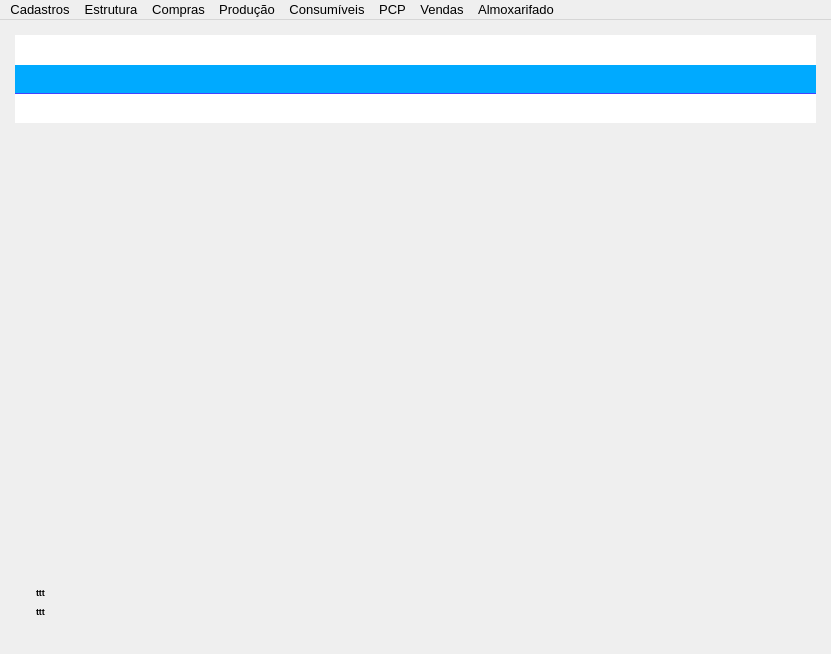
<?xml version="1.0" encoding="UTF-8"?>
<ui version="4.0">
 <class>Menu_Principal</class>
 <widget class="QMainWindow" name="Menu_Principal">
  <property name="geometry">
   <rect>
    <x>0</x>
    <y>0</y>
    <width>831</width>
    <height>654</height>
   </rect>
  </property>
  <property name="sizePolicy">
   <sizepolicy hsizetype="Preferred" vsizetype="Preferred">
    <horstretch>0</horstretch>
    <verstretch>0</verstretch>
   </sizepolicy>
  </property>
  <property name="maximumSize">
   <size>
    <width>16777215</width>
    <height>16777215</height>
   </size>
  </property>
  <property name="windowTitle">
   <string>ERP Suzuki</string>
  </property>
  <property name="windowIcon">
   <iconset>
    <normaloff>../../menu/icones/maquinas.jpg</normaloff>../../menu/icones/maquinas.jpg</iconset>
  </property>
  <property name="styleSheet">
   <string notr="true"/>
  </property>
  <widget class="QWidget" name="centralwidget">
   <property name="maximumSize">
    <size>
     <width>16777215</width>
     <height>16777215</height>
    </size>
   </property>
   <layout class="QVBoxLayout" name="verticalLayout">
    <item>
     <widget class="QWidget" name="widget_9" native="true">
      <property name="minimumSize">
       <size>
        <width>0</width>
        <height>100</height>
       </size>
      </property>
      <property name="maximumSize">
       <size>
        <width>16777215</width>
        <height>100</height>
       </size>
      </property>
      <layout class="QHBoxLayout" name="horizontalLayout_4">
       <property name="spacing">
        <number>6</number>
       </property>
       <property name="leftMargin">
        <number>6</number>
       </property>
       <property name="topMargin">
        <number>6</number>
       </property>
       <property name="rightMargin">
        <number>6</number>
       </property>
       <property name="bottomMargin">
        <number>6</number>
       </property>
       <item>
        <widget class="QWidget" name="widget" native="true">
         <property name="minimumSize">
          <size>
           <width>0</width>
           <height>0</height>
          </size>
         </property>
         <property name="maximumSize">
          <size>
           <width>16777215</width>
           <height>16777215</height>
          </size>
         </property>
         <property name="styleSheet">
          <string notr="true">background-color: qlineargradient(spread:pad, x1:0, y1:0, x2:0, y2:1, stop:0.329545 rgba(255, 255, 255, 255), stop:0.339799 rgba(255, 255, 255, 255), stop:0.340909 rgba(0, 170, 255, 255), stop:0.662444 rgba(0, 170, 255, 255), stop:0.662469 rgba(0, 0, 255, 255), stop:0.670455 rgba(255, 255, 255, 255));</string>
         </property>
         <layout class="QHBoxLayout" name="horizontalLayout_2">
          <property name="spacing">
           <number>20</number>
          </property>
         </layout>
        </widget>
       </item>
      </layout>
     </widget>
    </item>
    <item>
     <widget class="QWidget" name="widget_7" native="true"/>
    </item>
    <item>
     <widget class="QWidget" name="widget_2" native="true">
      <property name="minimumSize">
       <size>
        <width>0</width>
        <height>150</height>
       </size>
      </property>
      <property name="maximumSize">
       <size>
        <width>16777215</width>
        <height>150</height>
       </size>
      </property>
      <property name="styleSheet">
       <string notr="true"/>
      </property>
      <layout class="QHBoxLayout" name="horizontalLayout">
       <item>
        <widget class="QWidget" name="widget_4" native="true">
         <property name="styleSheet">
          <string notr="true"/>
         </property>
         <layout class="QVBoxLayout" name="verticalLayout_2">
          <item>
           <widget class="QWidget" name="widget_6" native="true">
            <property name="styleSheet">
             <string notr="true"/>
            </property>
           </widget>
          </item>
          <item>
           <widget class="QWidget" name="widget_5" native="true">
            <property name="minimumSize">
             <size>
              <width>0</width>
              <height>50</height>
             </size>
            </property>
            <property name="maximumSize">
             <size>
              <width>16777215</width>
              <height>50</height>
             </size>
            </property>
            <property name="styleSheet">
             <string notr="true"/>
            </property>
            <layout class="QVBoxLayout" name="verticalLayout_3">
             <item>
              <widget class="QLabel" name="label_versao">
               <property name="font">
                <font>
                 <pointsize>7</pointsize>
                 <weight>75</weight>
                 <bold>true</bold>
                </font>
               </property>
               <property name="text">
                <string>ttt</string>
               </property>
               <property name="alignment">
                <set>Qt::AlignLeading|Qt::AlignLeft|Qt::AlignVCenter</set>
               </property>
              </widget>
             </item>
             <item>
              <widget class="QLabel" name="label_DataVersao">
               <property name="font">
                <font>
                 <pointsize>7</pointsize>
                 <weight>75</weight>
                 <bold>true</bold>
                </font>
               </property>
               <property name="text">
                <string>ttt</string>
               </property>
               <property name="alignment">
                <set>Qt::AlignLeading|Qt::AlignLeft|Qt::AlignVCenter</set>
               </property>
              </widget>
             </item>
            </layout>
           </widget>
          </item>
         </layout>
        </widget>
       </item>
       <item>
        <widget class="QWidget" name="widget_3" native="true">
         <property name="minimumSize">
          <size>
           <width>400</width>
           <height>0</height>
          </size>
         </property>
         <property name="maximumSize">
          <size>
           <width>400</width>
           <height>16777215</height>
          </size>
         </property>
         <property name="styleSheet">
          <string notr="true"/>
         </property>
         <layout class="QVBoxLayout" name="verticalLayout_4">
          <item>
           <widget class="QLabel" name="label">
            <property name="text">
             <string/>
            </property>
            <property name="scaledContents">
             <bool>true</bool>
            </property>
           </widget>
          </item>
         </layout>
        </widget>
       </item>
      </layout>
     </widget>
    </item>
   </layout>
  </widget>
  <widget class="QMenuBar" name="menuBar">
   <property name="geometry">
    <rect>
     <x>0</x>
     <y>0</y>
     <width>831</width>
     <height>23</height>
    </rect>
   </property>
   <property name="font">
    <font>
     <pointsize>10</pointsize>
    </font>
   </property>
   <widget class="QMenu" name="menu_Producao">
    <property name="title">
     <string>Produção</string>
    </property>
    <addaction name="action_OP_Incluir"/>
    <addaction name="action_OP_Lote"/>
    <addaction name="action_OP_Alterar"/>
    <addaction name="action_OP_Consumo"/>
    <addaction name="action_OP_Encerar"/>
    <addaction name="action_OP_Excluir"/>
    <addaction name="action_Producao_Status"/>
   </widget>
   <widget class="QMenu" name="menu_Estoque">
    <property name="title">
     <string>Almoxarifado</string>
    </property>
    <addaction name="action_Est_Mov"/>
    <addaction name="action_Est_Final"/>
   </widget>
   <widget class="QMenu" name="menu_Produto">
    <property name="title">
     <string>Cadastros</string>
    </property>
    <widget class="QMenu" name="menuProduto">
     <property name="title">
      <string>Produto</string>
     </property>
     <addaction name="action_Prod_Incluir"/>
     <addaction name="action_Consultar_Produto"/>
    </widget>
    <widget class="QMenu" name="menuProduto_Preliminar">
     <property name="title">
      <string>Produto Preliminar</string>
     </property>
     <addaction name="action_Pre_Incluir_2"/>
     <addaction name="action_Pre_Status_2"/>
    </widget>
    <addaction name="menuProduto_Preliminar"/>
    <addaction name="menuProduto"/>
   </widget>
   <widget class="QMenu" name="menu_Compras">
    <property name="title">
     <string>Compras</string>
    </property>
    <widget class="QMenu" name="menu_Solicitacao">
     <property name="title">
      <string>Solicitação</string>
     </property>
     <addaction name="action_Sol_Incluir"/>
    </widget>
    <widget class="QMenu" name="menu_Requisicao">
     <property name="title">
      <string>Requisição</string>
     </property>
     <addaction name="action_Req_Incluir"/>
    </widget>
    <widget class="QMenu" name="menu_OC">
     <property name="title">
      <string>Ordem de Compra</string>
     </property>
     <addaction name="action_OC_Incluir"/>
     <addaction name="action_OC_Alterar"/>
    </widget>
    <addaction name="menu_Solicitacao"/>
    <addaction name="menu_Requisicao"/>
    <addaction name="menu_OC"/>
    <addaction name="action_Compras_Status"/>
   </widget>
   <widget class="QMenu" name="menu_Plano">
    <property name="title">
     <string>PCP</string>
    </property>
    <addaction name="action_Pcp_Previsao"/>
    <addaction name="action_Pcp_Produto"/>
   </widget>
   <widget class="QMenu" name="menu_Vendas">
    <property name="title">
     <string>Vendas</string>
    </property>
    <widget class="QMenu" name="menu_PI">
     <property name="title">
      <string>Pedido Interno (PI)</string>
     </property>
     <addaction name="action_PI_Incluir"/>
     <addaction name="action_PI_Alterar"/>
    </widget>
    <widget class="QMenu" name="menu_OV">
     <property name="title">
      <string>Ordem de Venda (OV)</string>
     </property>
     <addaction name="action_OV_Incluir"/>
     <addaction name="action_OV_Alterar"/>
    </widget>
    <addaction name="menu_PI"/>
    <addaction name="menu_OV"/>
    <addaction name="action_Vendas_Status"/>
   </widget>
   <widget class="QMenu" name="menuEstrutura">
    <property name="title">
     <string>Estrutura</string>
    </property>
    <addaction name="action_Estr_Incluir"/>
    <addaction name="action_Estr_Custo"/>
   </widget>
   <widget class="QMenu" name="menuConsum_veis">
    <property name="title">
     <string>Consumíveis</string>
    </property>
    <addaction name="action_CI_Incluir"/>
   </widget>
   <addaction name="menu_Produto"/>
   <addaction name="menuEstrutura"/>
   <addaction name="menu_Compras"/>
   <addaction name="menu_Producao"/>
   <addaction name="menuConsum_veis"/>
   <addaction name="menu_Plano"/>
   <addaction name="menu_Vendas"/>
   <addaction name="menu_Estoque"/>
  </widget>
  <action name="action_Incluir_Sol">
   <property name="text">
    <string>Inclui Solicitação</string>
   </property>
  </action>
  <action name="action_Consulta_Sol">
   <property name="text">
    <string>Consulta Solicitação</string>
   </property>
  </action>
  <action name="action_Consome_OS">
   <property name="text">
    <string>&quot;ANTIGO&quot; Consumo OS</string>
   </property>
  </action>
  <action name="action_IncluirOC_PDF">
   <property name="text">
    <string>Inclui OC (PDF)</string>
   </property>
  </action>
  <action name="action_Inclui_OP">
   <property name="text">
    <string>Inclui OP</string>
   </property>
  </action>
  <action name="action_Altera_OP">
   <property name="text">
    <string>Altera OP</string>
   </property>
  </action>
  <action name="action_Consulta_OP">
   <property name="text">
    <string>Consulta OP</string>
   </property>
  </action>
  <action name="action_Consumo_OP">
   <property name="text">
    <string>Consumo OP</string>
   </property>
  </action>
  <action name="action_Inclui_Req7">
   <property name="text">
    <string>Inclui Requisição1</string>
   </property>
  </action>
  <action name="a1ction_Consulta_Req">
   <property name="text">
    <string>Consulta Requisição1</string>
   </property>
  </action>
  <action name="action_Produto_PCP">
   <property name="text">
    <string>Consulta Produto1</string>
   </property>
   <property name="iconVisibleInMenu">
    <bool>true</bool>
   </property>
  </action>
  <action name="action_Encerra_OP">
   <property name="text">
    <string>Encerra OP</string>
   </property>
  </action>
  <action name="action_Est_Mov">
   <property name="text">
    <string>Movimentação</string>
   </property>
  </action>
  <action name="actionCadastro_Equipamento_N_S_rie">
   <property name="text">
    <string>Cadastro Equipamento (Nº Série)</string>
   </property>
  </action>
  <action name="actionCadastro_Par_metro_Checklist">
   <property name="text">
    <string>Cadastro Parâmetro/Checklist</string>
   </property>
  </action>
  <action name="actionIncluir_Par_metro_Check_M_quina">
   <property name="text">
    <string>Incluir Parâmetro Check/Máquina</string>
   </property>
  </action>
  <action name="actionIncluir_M_quinas_ao_Cliente">
   <property name="text">
    <string>Incluir Máquinas/Cliente</string>
   </property>
  </action>
  <action name="actionIncluir_Equipamento_M_quina">
   <property name="text">
    <string>Incluir Equipamento/Máquina</string>
   </property>
  </action>
  <action name="action_MP_Maquina">
   <property name="text">
    <string>Maquinas</string>
   </property>
  </action>
  <action name="action_MP_Equipamento">
   <property name="text">
    <string>Equipamentos</string>
   </property>
  </action>
  <action name="action_MP_EtapaMaq">
   <property name="text">
    <string>Etapas/Maquina</string>
   </property>
  </action>
  <action name="action_MP_ParaMaq">
   <property name="text">
    <string>Parâmetro Check/Máquina</string>
   </property>
  </action>
  <action name="action_MP_EquipMaq">
   <property name="text">
    <string>Equipamento/Máquina</string>
   </property>
  </action>
  <action name="action_Incluir_MP">
   <property name="text">
    <string>Incluir MP</string>
   </property>
  </action>
  <action name="action_MP_Acompanha">
   <property name="text">
    <string>Acompanhar MP</string>
   </property>
  </action>
  <action name="action_MP_Parametro">
   <property name="text">
    <string>Parâmetros</string>
   </property>
  </action>
  <action name="action_MP_Usuario">
   <property name="text">
    <string>Usuários</string>
   </property>
  </action>
  <action name="action_MP_MaqCliente">
   <property name="text">
    <string>Máquina/Cliente</string>
   </property>
  </action>
  <action name="action_Incluir_PCP">
   <property name="text">
    <string>Incluir Plano</string>
   </property>
  </action>
  <action name="action_Previsao_PCP">
   <property name="text">
    <string>Previsão Entrega Plano1</string>
   </property>
  </action>
  <action name="action_IncluirOC">
   <property name="text">
    <string>Inclui OC (Manual)</string>
   </property>
  </action>
  <action name="action_AlteraOC">
   <property name="text">
    <string>Altera OC</string>
   </property>
  </action>
  <action name="action_Inclui_OP_Lote">
   <property name="text">
    <string>Inclui OP (Lote)</string>
   </property>
  </action>
  <action name="action_Exclui_OP">
   <property name="text">
    <string>Exclui OP</string>
   </property>
  </action>
  <action name="action_Est_Final">
   <property name="text">
    <string>Estoque Final</string>
   </property>
  </action>
  <action name="action_Prod_Status">
   <property name="text">
    <string>Consulta Status</string>
   </property>
  </action>
  <action name="actionCusto_Pre_o_de_Venda">
   <property name="text">
    <string>Custo/Preço Estrutura</string>
   </property>
  </action>
  <action name="action_Estr_Incluir">
   <property name="text">
    <string>Incluir/Editar</string>
   </property>
  </action>
  <action name="action_Estr_Custo">
   <property name="text">
    <string>Custo/Preço Venda</string>
   </property>
  </action>
  <action name="action_Sol_Incluir">
   <property name="text">
    <string>Incluir Sol</string>
   </property>
  </action>
  <action name="action_Compras_Status">
   <property name="text">
    <string>Status Compras</string>
   </property>
  </action>
  <action name="action_Req_Incluir">
   <property name="text">
    <string>Incluir Req</string>
   </property>
  </action>
  <action name="action_Consulta_Req">
   <property name="text">
    <string>Consultar Req</string>
   </property>
  </action>
  <action name="action_OC_Incluir">
   <property name="text">
    <string>Incluir OC</string>
   </property>
  </action>
  <action name="action_OC_Alterar">
   <property name="text">
    <string>Alterar OC</string>
   </property>
  </action>
  <action name="action_Pcp_Previsao">
   <property name="text">
    <string>Materiais Pendentes (Previsão)</string>
   </property>
  </action>
  <action name="action_Pcp_Produto">
   <property name="text">
    <string>Situação Produto</string>
   </property>
  </action>
  <action name="action_Plano_Produto">
   <property name="text">
    <string>Previsão Produto</string>
   </property>
  </action>
  <action name="action_PI_Incluir">
   <property name="text">
    <string>Incluir PI</string>
   </property>
  </action>
  <action name="action_PI_Alterar">
   <property name="text">
    <string>Alterar PI</string>
   </property>
  </action>
  <action name="action_PI_Previsao">
   <property name="text">
    <string>Previsão PI</string>
   </property>
  </action>
  <action name="action_OV_Incluir">
   <property name="text">
    <string>Incluir OV</string>
   </property>
  </action>
  <action name="action_OV_Alterar">
   <property name="text">
    <string>Alterar OV</string>
   </property>
  </action>
  <action name="action_Vendas_Status">
   <property name="text">
    <string>Status Vendas</string>
   </property>
  </action>
  <action name="action_OP_Incluir">
   <property name="text">
    <string>Incluir OP</string>
   </property>
  </action>
  <action name="action_OP_Lote">
   <property name="text">
    <string>Incluir OP (Lote)</string>
   </property>
  </action>
  <action name="action_OP_Alterar">
   <property name="text">
    <string>Alterar OP</string>
   </property>
  </action>
  <action name="action_OP_Consumo">
   <property name="text">
    <string>Consumir OP</string>
   </property>
  </action>
  <action name="action_OP_Encerar">
   <property name="text">
    <string>Encerrar OP</string>
   </property>
  </action>
  <action name="action_OP_Excluir">
   <property name="text">
    <string>Excluir OP</string>
   </property>
  </action>
  <action name="action_Producao_Status">
   <property name="text">
    <string>Status OP</string>
   </property>
  </action>
  <action name="actionIncluir_CI">
   <property name="text">
    <string>Incluir CI</string>
   </property>
  </action>
  <action name="action_Pre_Incluir">
   <property name="text">
    <string>Incluir Pré</string>
   </property>
  </action>
  <action name="action_Pre_Status">
   <property name="text">
    <string>Status Pré</string>
   </property>
  </action>
  <action name="actionCusto_Venda_de_Produto">
   <property name="text">
    <string>Custo/Venda de Produto</string>
   </property>
  </action>
  <action name="action_CI_Incluir">
   <property name="text">
    <string>Incluir CI</string>
   </property>
  </action>
  <action name="action_Pre_Incluir_2">
   <property name="text">
    <string>Incluir Pré</string>
   </property>
  </action>
  <action name="action_Pre_Status_2">
   <property name="text">
    <string>Status Pré</string>
   </property>
  </action>
  <action name="actionidfgfd">
   <property name="text">
    <string>idfgfd</string>
   </property>
  </action>
  <action name="action_Prod_Incluir">
   <property name="text">
    <string>Incluir Produto</string>
   </property>
  </action>
  <action name="action_Consultar_Produto">
   <property name="text">
    <string>Consultar Produto</string>
   </property>
  </action>
 </widget>
 <resources/>
 <connections/>
</ui>
